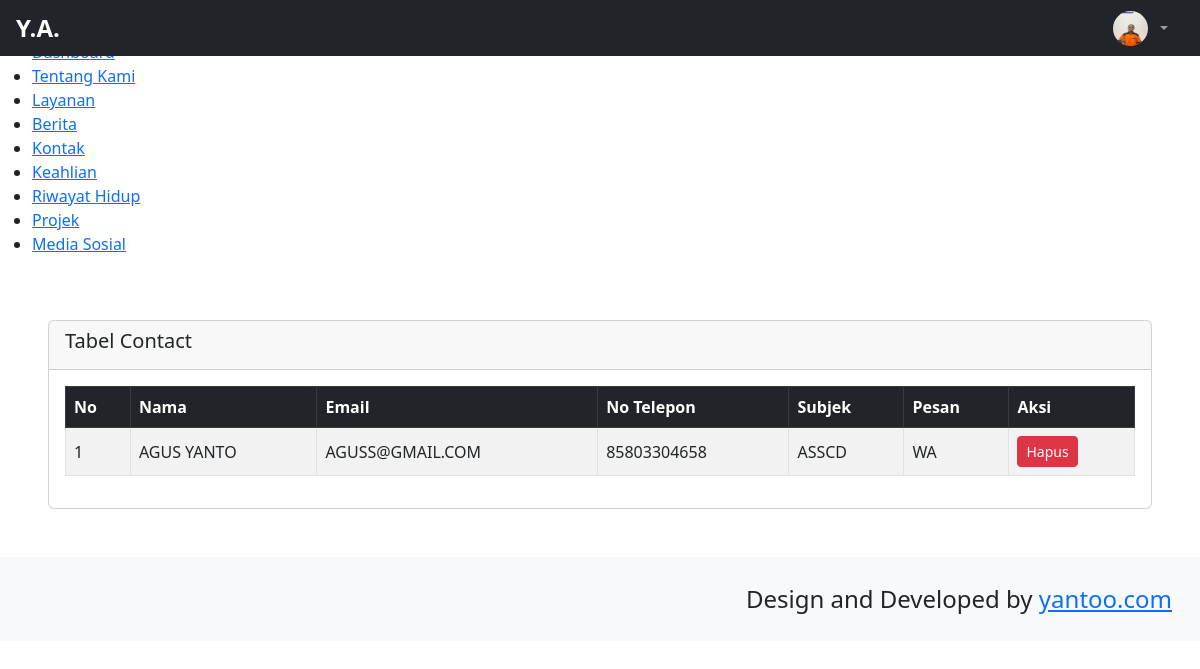
Page /backend/pages/contact/index.php on the committed database.
### tables this page shows
CREATE TABLE `abouts` (
  `id` bigint NOT NULL,
  `name` varchar(255) NOT NULL,
  `bron` date NOT NULL,
  `address` text NOT NULL,
  `zip_code` int NOT NULL,
  `email` varchar(255) NOT NULL,
  `phone` varchar(255) NOT NULL,
  `total_project` int NOT NULL,
  `work` varchar(255) NOT NULL,
  `image` text NOT NULL,
  `description` text NOT NULL
);

CREATE TABLE `contacts` (
  `id` bigint NOT NULL,
  `name` varchar(255) NOT NULL,
  `email` varchar(255) NOT NULL,
  `phone` varchar(255) NOT NULL,
  `subject` varchar(255) NOT NULL,
  `massage` text NOT NULL
);

### backend/pages/contact/index.php (the view, shortened to what this page needs)
<?php
    include '../../partials/header.php';
    include '../../partials/sidebar.php';
    include '../../partials/navbar.php';
    $Contact ="SELECT * FROM contacts";
    $result = mysqli_query($connect, $Contact) or die(mysqli_error($connect));
?>
  <div id="layoutSidenav_content">
<div class="row p-5">
    <div class="col-12">
        <div class="card">
            <div class="card-header d-flex align-items-center justify-content-between">
                <h5>Tabel Contact</h5>
            </div>
            <div class="card-body">
                <div class="tabel-responsive">
                    <table class="table table-bordered table-striped align-middle">
                      <thead class="table-dark">
                            <tr>
                                <th>No</th>
                                <th>Nama</th>
                                <th>Email</th>
                                <th>No Telepon</th>
                                <th>Subjek</th>
                                <th>Pesan</th>
                                <th>Aksi</th>
                            </tr>
                        </thead>
                        <tbody class="text-uppercase">
                            <?php
                                $no =1;
                                while($item =$result->fetch_object()):
                            ?>
                            <tr>
                                  <td><?= $no?></td>
                                <td><?= $item->name?></td>
                                <td><?= $item->email?></td>
                                <td><?= $item->phone?></td>
                                <td><?= $item->subject?></td>
                                <td><?= $item->massage?></td>
                                    <td class="action-buttons">
                                <form method="POST" action="../../actions/contact/destroy.php" style="display:inline;">
                                  <button type="submit" class="btn btn-danger btn-sm"
                                    onclick="return confirm('Apakah Anda yakin ingin menghapus kontak ini?')">
                                    <i class="mdi mdi-delete"></i> Hapus
                                  </button>
                                </form>
                              </td>
                            <?php
                            $no++;
                            endwhile;
                            ?>
                        </tbody>
                    </table>
                </div>
            </div>
        </div>
    </div>
</div>
<?php
    include '../../partials/footer.php';
    include '../../partials/script.php';
   ?>

### backend/partials/navbar.php (shortened to what this page needs)
    <?php
        $qAbout = "SELECT * FROM abouts";
        $result = mysqli_query($connect, $qAbout) or die(mysqli_error($connect));
        $item = $result->fetch_object();
    ?>
    <body class="sb-nav-fixed">
        <nav class="sb-topnav navbar navbar-expand navbar-dark bg-dark ">
 <a class="navbar-brand ps-3 d-flex align-items-center gap-2" href="index.php">
    <span class="fw-bold fs-4">Y.A.</span>
</a>
            <ul class="navbar-nav ms-auto ms-md-0 me-3 me-lg-4">
                <li class="nav-item dropdown">
                    <a class="nav-link dropdown-toggle d-flex align-items-center gap-2" id="navbarDropdown" href="#" role="button"
                    data-bs-toggle="dropdown" aria-expanded="false">
                        <img src="../../../storages/about/<?= $item->image ?>" alt="Profile"
                            width="35" height="35" class="rounded-circle" />
                    </a>
                </li>
            </ul>
        </nav>

### backend/partials/header.php (style rules this page uses)
html, body { margin: 0; padding: 0; overflow-x: hidden; }

### rows in the picture
abouts: image (picture)
contacts: name "AGUS YANTO", email "AGUSS@GMAIL.COM", phone "85803304658", subject "ASSCD", massage "WA"
